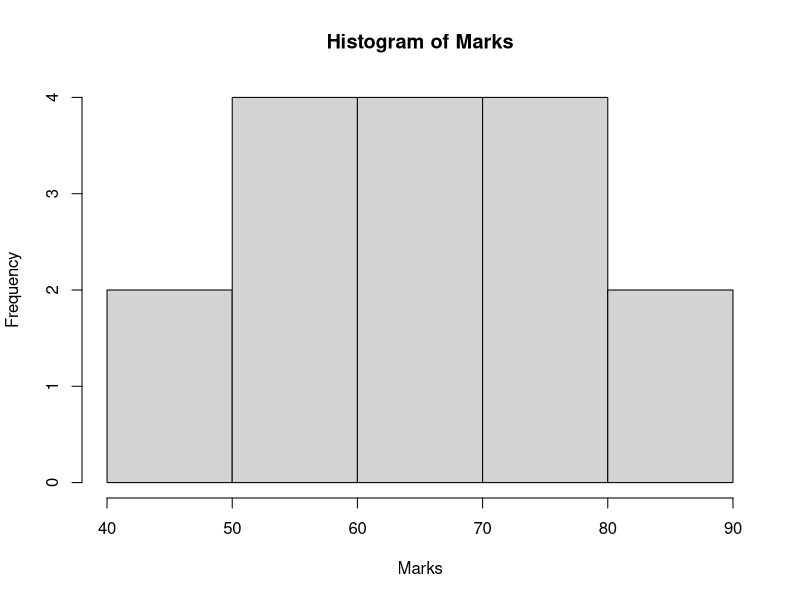

R code for this plot:
Marks <- c(45, 50, 52, 55, 58, 60, 62,
            65, 68, 70, 72, 75, 78, 80, 85, 90)

hist(Marks,
     main = "Histogram of Marks",
     xlab = "Marks",
     ylab = "Frequency")
